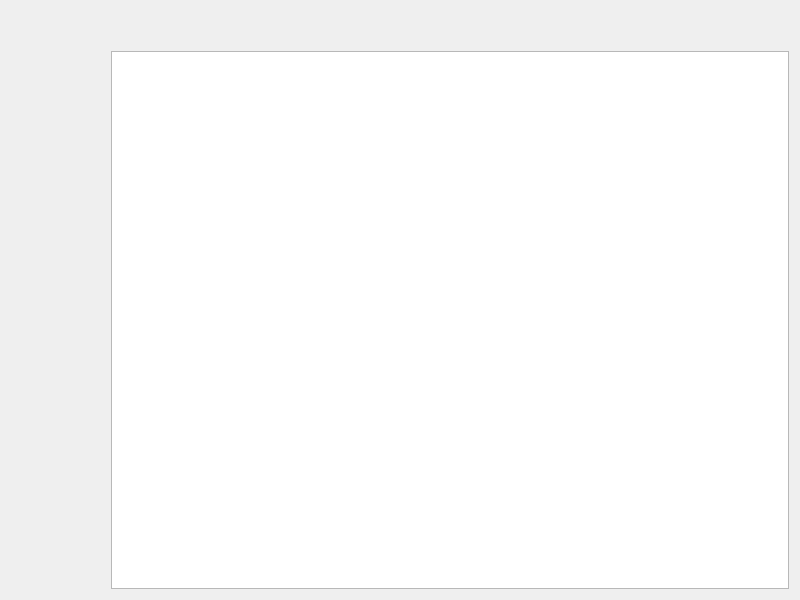
<?xml version="1.0" encoding="UTF-8"?>
<ui version="4.0">
 <class>Paint</class>
 <widget class="QWidget" name="Paint">
  <property name="geometry">
   <rect>
    <x>0</x>
    <y>0</y>
    <width>800</width>
    <height>600</height>
   </rect>
  </property>
  <property name="windowTitle">
   <string>Paint</string>
  </property>
  <layout class="QGridLayout" name="gridLayout">
   <item row="0" column="5">
    <spacer name="horizontalSpacer">
     <property name="orientation">
      <enum>Qt::Horizontal</enum>
     </property>
     <property name="sizeHint" stdset="0">
      <size>
       <width>40</width>
       <height>20</height>
      </size>
     </property>
    </spacer>
   </item>
   <item row="2" column="5">
    <widget class="QGraphicsView" name="graphicsView">
     <property name="cursor" stdset="0">
      <cursorShape>ArrowCursor</cursorShape>
     </property>
    </widget>
   </item>
   <item row="2" column="2">
    <spacer name="verticalSpacer_3">
     <property name="orientation">
      <enum>Qt::Vertical</enum>
     </property>
     <property name="sizeHint" stdset="0">
      <size>
       <width>20</width>
       <height>40</height>
      </size>
     </property>
    </spacer>
   </item>
   <item row="2" column="3">
    <spacer name="verticalSpacer_4">
     <property name="orientation">
      <enum>Qt::Vertical</enum>
     </property>
     <property name="sizeHint" stdset="0">
      <size>
       <width>20</width>
       <height>40</height>
      </size>
     </property>
    </spacer>
   </item>
   <item row="2" column="0">
    <spacer name="verticalSpacer">
     <property name="orientation">
      <enum>Qt::Vertical</enum>
     </property>
     <property name="sizeHint" stdset="0">
      <size>
       <width>20</width>
       <height>40</height>
      </size>
     </property>
    </spacer>
   </item>
   <item row="2" column="1">
    <spacer name="verticalSpacer_2">
     <property name="orientation">
      <enum>Qt::Vertical</enum>
     </property>
     <property name="sizeHint" stdset="0">
      <size>
       <width>20</width>
       <height>40</height>
      </size>
     </property>
    </spacer>
   </item>
   <item row="2" column="4">
    <spacer name="verticalSpacer_5">
     <property name="orientation">
      <enum>Qt::Vertical</enum>
     </property>
     <property name="sizeHint" stdset="0">
      <size>
       <width>20</width>
       <height>40</height>
      </size>
     </property>
    </spacer>
   </item>
   <item row="1" column="5">
    <spacer name="horizontalSpacer_2">
     <property name="orientation">
      <enum>Qt::Horizontal</enum>
     </property>
     <property name="sizeHint" stdset="0">
      <size>
       <width>40</width>
       <height>20</height>
      </size>
     </property>
    </spacer>
   </item>
  </layout>
 </widget>
 <layoutdefault spacing="6" margin="11"/>
 <resources/>
 <connections/>
</ui>
